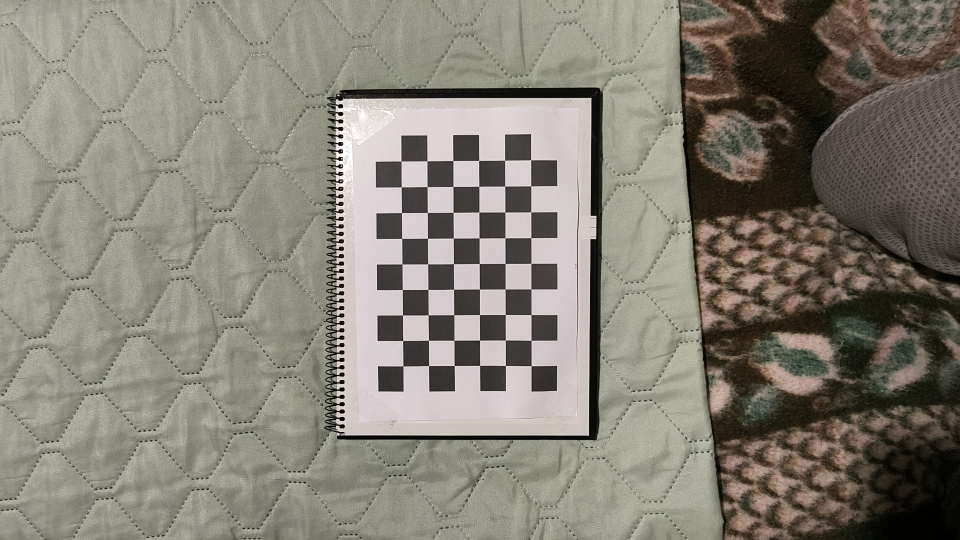
#> input picture Vision/unity1/unity1.jpg, 1920 x 1080 px (shown at 1/2 size); its folder holds only this picture in this run
$ python chessboard7_2.py
#> lines starting #> are read from the running program, lines starting #| are printed output that depends on the picture; after the words box and inside, x2 and y2 are one past the last pixel; in counts of white or black regions, pixels touching at a corner belong together; long printed decimals are rounded
# Lab 7 - Ex. 7.2 - Projeção de pontos 3D na imagem (cubo e normal ao tabuleiro)
# Baseado no código do 7.1 (Paulo Dias)
#
# Desenha, em cada imagem com o tabuleiro detetado,
#   - uma linha normal ao tabuleiro (a partir do centro do padrão)
#   - um cubo em arame com um canto na origem do padrão
# usando cv2.projectPoints com a pose (rvec, tvec) de cada imagem.
#
# USE_SAVED_PARAMS = True : lê intrinsics/distortion do ficheiro do 7.3 (câmara do telemóvel)
#                           e calcula a pose de cada imagem com solvePnP (como no 7.4).
# USE_SAVED_PARAMS = False: calibra aqui (como no enunciado do 7.2) e usa os rvecs/tvecs
#                           da calibração.
#
# Teclas na janela: qualquer tecla = próxima imagem; q ou ESC = terminar.

import os
import numpy as np
import cv2
import glob

# ---------------------------------------------------------------
# Configuração
# ---------------------------------------------------------------
IMAGE_PATTERNS = ['./unity1/unity*.jpg', './unity2/unity*.jpg']

USE_SAVED_PARAMS = False
PARAMS_FILE = 'camera_phone_best.npz'    # gerado pelo chessboard7_3.py

VIEWS = None            # None = todas as imagens com tabuleiro; ou lista de índices, ex. [0]
SAVE_DIR = 'cubes'      # pasta onde guardar as imagens com o cubo (None = não guardar)
SHOW_MS = 0             # 0 = esperar por uma tecla; >0 = avança sozinho após esse nº de ms

# Board Size (cantos internos)
board_h = 9
board_w = 6

# Unidade do padrão: 1.0 = lado de um quadrado. Para cm usar 2.15 (o lado real).
square_size = 1.0

# Critério usado apenas no cornerSubPix (opcional)
subpix_criteria = (cv2.TERM_CRITERIA_EPS + cv2.TERM_CRITERIA_MAX_ITER, 30, 0.001)

# Pontos 3D do tabuleiro: (0,0,0), (1,0,0), ..., (5,8,0), em unidades de square_size
objp = np.zeros((board_w * board_h, 3), np.float32)
objp[:, :2] = np.mgrid[0:board_w, 0:board_h].T.reshape(-1, 2)
objp = objp * square_size


def show(img):
    """Reduz imagens grandes para caberem no ecrã (só para visualização)."""
    return cv2.resize(img, None, fx=0.5, fy=0.5) if img.shape[1] > 1400 else img


# ---------------------------------------------------------------
# 1) Deteção do tabuleiro em todas as imagens
# ---------------------------------------------------------------
images = []
for pattern in IMAGE_PATTERNS:
    images += sorted(glob.glob(pattern))     # glob.glob recebe um padrão (string) de cada vez
print('Imagens encontradas: %d' % len(images))
if not images:
    raise SystemExit('Nenhuma imagem encontrada para os padrões: %s' % IMAGE_PATTERNS)

used_files = []     # ficheiros com tabuleiro detetado
imgpoints = []      # cantos 2D de cada um
sizes = []          # (largura, altura) de cada um

for fname in images:
    img = cv2.imread(fname)
#> img is the input picture: shape (1080, 1920, 3); mean B, G, R 118, 128.3, 132.9
    if img is None:
        continue
    gray = cv2.cvtColor(img, cv2.COLOR_BGR2GRAY)
    found, corners = cv2.findChessboardCorners(gray, (board_w, board_h), None)
#> found = True; corners = 54 rows, first 8: [1062.6, 732], [1011.3, 731.4], [959.9, 731.3], [908.8, 731.5], [857.7, 731.7], [806.4, 732.4], [1062.6, 681], [1011.1, 680.6]
    if not found:
        print('Tabuleiro NÃO encontrado em', fname)
        continue
    corners = cv2.cornerSubPix(gray, corners, (11, 11), (-1, -1), subpix_criteria)
#> corners = 54 rows, first 8: [1062.6, 732], [1011.3, 731.4], [959.8, 731.4], [908.7, 731.5], [857.7, 731.6], [806.4, 732.4], [1062.6, 681], [1011.1, 680.6]
    used_files.append(fname)
    imgpoints.append(corners)
    sizes.append((gray.shape[1], gray.shape[0]))
print('Imagens com tabuleiro detetado: %d' % len(used_files))
if not used_files:
    raise SystemExit('Tabuleiro não detetado em nenhuma imagem.')

# ---------------------------------------------------------------
# 2) Parâmetros da câmara e pose de cada imagem
# ---------------------------------------------------------------
poses = []          # (rvec, tvec, K, erro de reprojeção médio) por imagem

if USE_SAVED_PARAMS:
    with np.load(PARAMS_FILE) as data:
        K0 = data['intrinsics'].astype(np.float64)
        distortion = data['distortion'].astype(np.float64)
        calib_size = tuple(int(v) for v in data['image_size']) if 'image_size' in data.files else None
    print('Parâmetros lidos de %s (resolução da calibração: %s)' % (PARAMS_FILE, calib_size))
    print('Intrinsics:\n', K0)
    print('Distortion:\n', distortion)

    keep = []
    for idx, (fname, corners, size) in enumerate(zip(used_files, imgpoints, sizes)):
        K = K0.copy()
        if calib_size is not None and size != calib_size:
            sx, sy = size[0] / calib_size[0], size[1] / calib_size[1]
            if abs(sx - sy) > 1e-3:
                print('Ignorada (rácio %dx%d diferente da calibração): %s' % (size + (fname,)))
                continue
            K[0, :] *= sx
            K[1, :] *= sy
        # Pose do tabuleiro nesta imagem (padrão plano -> IPPE) + refinamento
        ok, rv, tv = cv2.solvePnP(objp, corners, K, distortion, flags=cv2.SOLVEPNP_IPPE)
        if not ok:
            print('solvePnP falhou em', fname)
            continue
        rv, tv = cv2.solvePnPRefineLM(objp, corners, K, distortion, rv, tv)
        proj, _ = cv2.projectPoints(objp, rv, tv, K, distortion)
        err = np.linalg.norm(proj.reshape(-1, 2) - corners.reshape(-1, 2), axis=1).mean()
        poses.append((rv, tv, K, err))
        keep.append(idx)
    used_files = [used_files[i] for i in keep]

else:
    # Calibração aqui, como no enunciado (precisa de imagens com a mesma resolução)
    ref_size = sizes[0]
#> ref_size = (1920, 1080)
    keep = [i for i, s in enumerate(sizes) if s == ref_size]
#> keep = [0]
    if len(keep) < len(sizes):
        print('Aviso: %d imagens ignoradas por terem resolução diferente de %dx%d'
              % (len(sizes) - len(keep), ref_size[0], ref_size[1]))
    used_files = [used_files[i] for i in keep]
#> used_files = ['./unity1/unity1.jpg']
    imgpoints = [imgpoints[i] for i in keep]
#> imgpoints = 1 item
    objpoints = [objp] * len(imgpoints)
#> objpoints = 1 item

    ret, K, distortion, rvecs, tvecs = cv2.calibrateCamera(
        objpoints, imgpoints, ref_size, None, None)
#> ret = 0.168; K = [[313.2, 0, 938.3], [0, 311.5, 512.9], [0, 0, 1]]; distortion = [[0.0235, -0.0777, 0.00149, -0.000138, 0.0782]]; rvecs = ([0.00853, -0.0212, 3.14],); tvecs = ([2.42, 4.28, 6.13],)
    print('RMS da calibração: %.4f px' % ret)
#| RMS da calibração: 0.1676 px
    print("Intrinsics: ")
    print(K)
#| [[313.178   0.         938.291]
#|  [  0.         311.536 512.918 ]
#|  [  0.           0.           1.        ]]
    print("Distortion : ")
    print(distortion)
#| [[ 0.02348 -0.07774  0.001492 -0.0001375  0.07821]]
    for rv, tv, corners in zip(rvecs, tvecs, imgpoints):
        proj, _ = cv2.projectPoints(objp, rv, tv, K, distortion)
        err = np.linalg.norm(proj.reshape(-1, 2) - corners.reshape(-1, 2), axis=1).mean()
        poses.append((rv, tv, K, err))
#> this loop made 1 pass
#> (rv, tv, err) on pass 1: ([0.00853, -0.0212, 3.14], [2.42, 4.28, 6.13], 0.144)
#> after the loop, poses = [([0.00853, -0.0212, 3.14], [2.42, 4.28, 6.13], [[313.2, 0, 938.3], [0, 311.5, 512.9], [0, 0, 1]], 0.144)]

if not poses:
    raise SystemExit('Sem poses válidas.')

# ---------------------------------------------------------------
# 3) Pontos 3D a projetar (7.2)
# ---------------------------------------------------------------
# No OpenCV o eixo Z do padrão aponta para dentro do tabuleiro; por isso, para o
# cubo e a normal "saírem" do tabuleiro em direção à câmara usa-se Z negativo.

# Cubo de lado = 2 quadrados com um canto na origem do padrão
cube_side = 2 * square_size
cube = np.float32([[0, 0, 0], [0, 1, 0], [1, 1, 0], [1, 0, 0],      # base (em Z = 0)
                   [0, 0, -1], [0, 1, -1], [1, 1, -1], [1, 0, -1]   # topo
                   ]) * cube_side

# Linha normal ao tabuleiro: do centro do padrão para fora, com comprimento de 4 quadrados
center = np.float32([(board_w - 1) / 2.0, (board_h - 1) / 2.0, 0]) * square_size
normal = np.float32([center, center + np.float32([0, 0, -4 * square_size])])


def draw_cube(img, pts):
    t = max(2, img.shape[1] // 400)   # espessura proporcional à resolução
    pts = np.int32(np.round(pts)).reshape(-1, 2)
    cv2.polylines(img, [pts[:4]], True, (0, 255, 0), t)             # base  (verde)
    for i, j in zip(range(4), range(4, 8)):
        cv2.line(img, tuple(pts[i]), tuple(pts[j]), (255, 0, 0), t)  # arestas (azul)
    cv2.polylines(img, [pts[4:]], True, (0, 0, 255), t)             # topo  (vermelho)
    return img


def draw_normal(img, pts):
    t = max(3, img.shape[1] // 300)
    pts = np.int32(np.round(pts)).reshape(-1, 2)
    cv2.arrowedLine(img, tuple(pts[0]), tuple(pts[1]), (0, 255, 255), t, tipLength=0.15)
    return img


# ---------------------------------------------------------------
# 4) Projeção e desenho em cada imagem
# ---------------------------------------------------------------
if SAVE_DIR:
    os.makedirs(SAVE_DIR, exist_ok=True)

views = range(len(used_files)) if VIEWS is None else VIEWS
for i in views:
    fname = used_files[i]
#> fname = './unity1/unity1.jpg'
    rvec, tvec, K, err = poses[i]
#> rvec = [0.00853, -0.0212, 3.14]; tvec = [2.42, 4.28, 6.13]
    img = cv2.imread(fname)

    # Projeção dos pontos 3D com a pose (rvec, tvec) desta imagem e os parâmetros da câmara
    cube_2d, _ = cv2.projectPoints(cube, rvec, tvec, K, distortion)
#> cube_2d = [[1062.8, 731.8], [1062.4, 629.6], [959.4, 629.9], [959.9, 731.5], [1140.4, 872.4], [1122.6, 689.1], [968.9, 689], [970.6, 850.4]]
    normal_2d, _ = cv2.projectPoints(normal, rvec, tvec, K, distortion)
#> normal_2d = [[933.2, 527.7], [920.1, 564.2]]

    img = draw_cube(img, cube_2d)
#> in draw_cube, `pts = np.int32(np.round(pts)).reshape(-1, 2)`: pts = [[1063, 732], [1062, 630], [959, 630], [960, 732], [1140, 872], [1123, 689], [969, 689], [971, 850]]
#> in draw_cube, `cv2.polylines(img, [pts[:4]], True, (0, 255, 0), t)`:
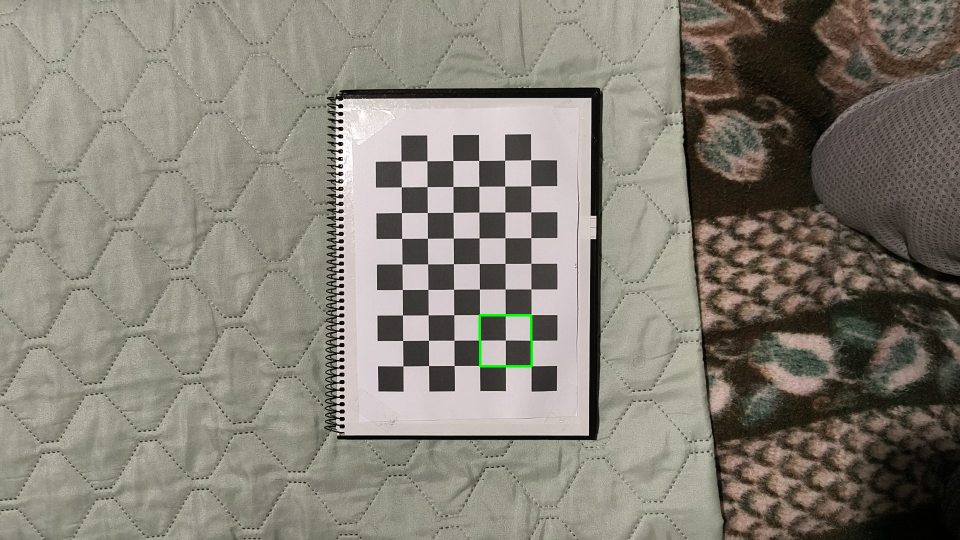
#> img: shape (1080, 1920, 3) (shown at 1/2 size); 0.1% of pixels changed, all inside (x1, y1, x2, y2) = (957, 628, 1066, 735)
#> after the loop in draw_cube, `for i, j in zip(range(4), range(4, 8)):`:
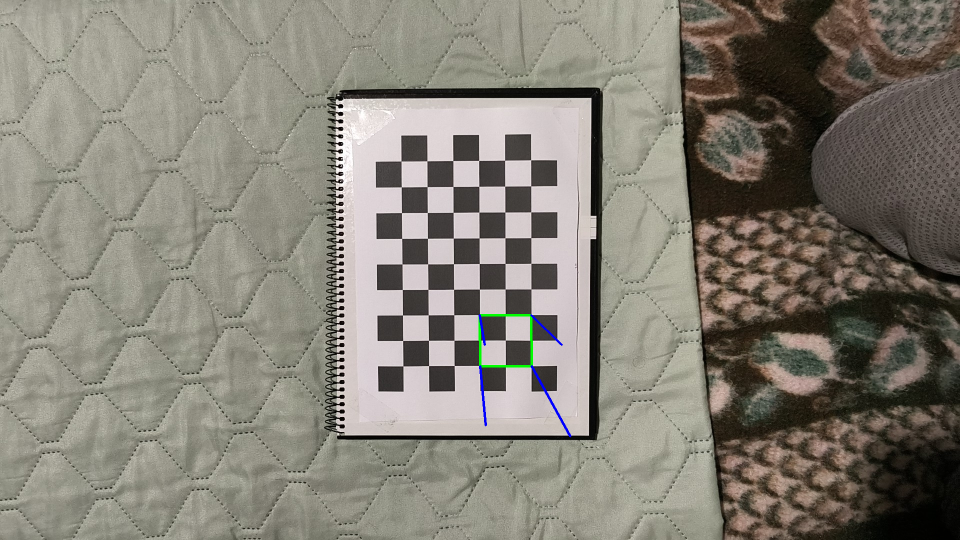
#> img: shape (1080, 1920, 3) (shown at 1/2 size); 0.1% of pixels changed, all inside (x1, y1, x2, y2) = (957, 628, 1143, 875)
#> in draw_cube, `cv2.polylines(img, [pts[4:]], True, (0, 0, 255), t)`:
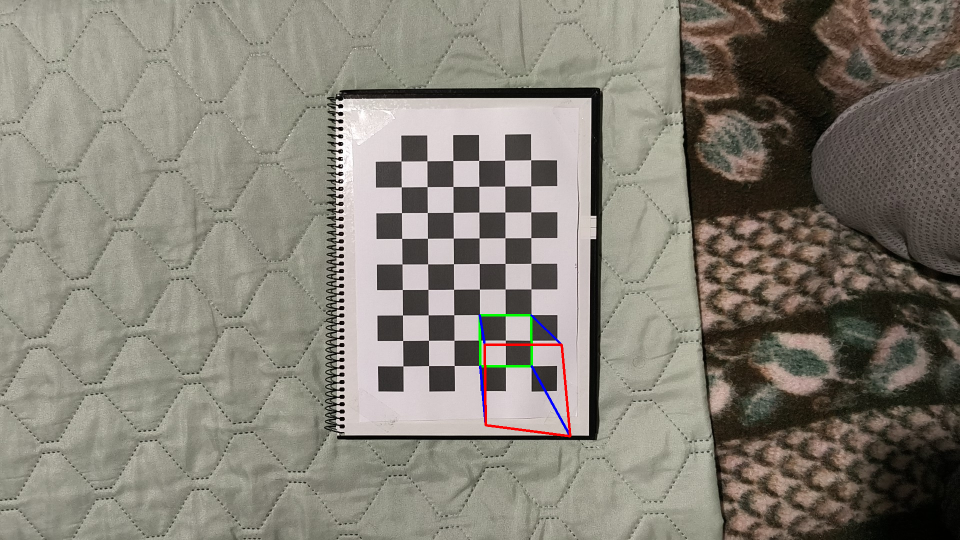
#> img: shape (1080, 1920, 3) (shown at 1/2 size); 0.16% of pixels changed, all inside (x1, y1, x2, y2) = (967, 687, 1143, 875)
    img = draw_normal(img, normal_2d)
#> in draw_normal, `pts = np.int32(np.round(pts)).reshape(-1, 2)`: pts = [[933, 528], [920, 564]]
#> in draw_normal, `cv2.arrowedLine(img, tuple(pts[0]), tuple(pts[1]), (0, 255, 255), t, t..`: img: shape (1080, 1920, 3); 0.02% of pixels changed, all inside (x1, y1, x2, y2) = (915, 525, 937, 568)

    # Nome de saída com a pasta (unity1/unity1.jpg != unity2/unity1.jpg)
    parts = fname.replace('\\', '/').split('/')
#> parts = ['.', 'unity1', 'unity1.jpg']
    tag = '_'.join(q for q in parts[-2:] if q not in ('.', '')).rsplit('.', 1)[0]
    if SAVE_DIR:
        cv2.imwrite(os.path.join(SAVE_DIR, 'cube_%s.png' % tag), img)
    print('[%d/%d] %s  (erro de reprojeção do tabuleiro: %.2f px)'
          % (i + 1, len(used_files), fname, err))
#| [1/1] ./unity1/unity1.jpg  (erro de reprojeção do tabuleiro: 0.14 px)

    cv2.imshow('7.2 - cubo e normal', show(img))
#> in show, `return cv2.resize(img, None, fx=0.5, fy=0.5) if img.shape[1] > 1400 el..`:
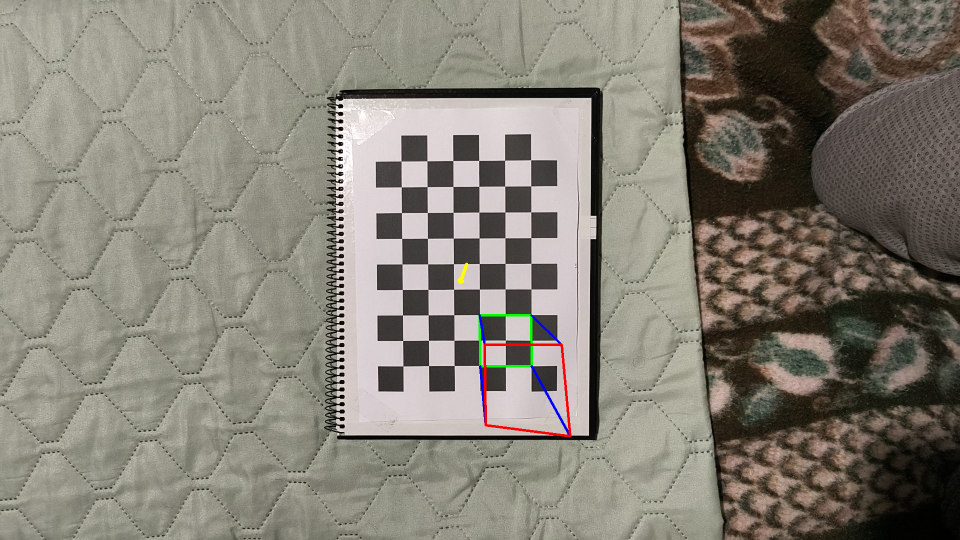
#> returned value: shape (540, 960, 3); mean of channels 0, 1, 2 117.8, 128.2, 132.9; drawn as B, G, R
    key = cv2.waitKey(SHOW_MS if SHOW_MS > 0 else -1) & 0xFF
#> (key q is pressed here)
    if key in (ord('q'), 27):
        break

cv2.destroyAllWindows()
